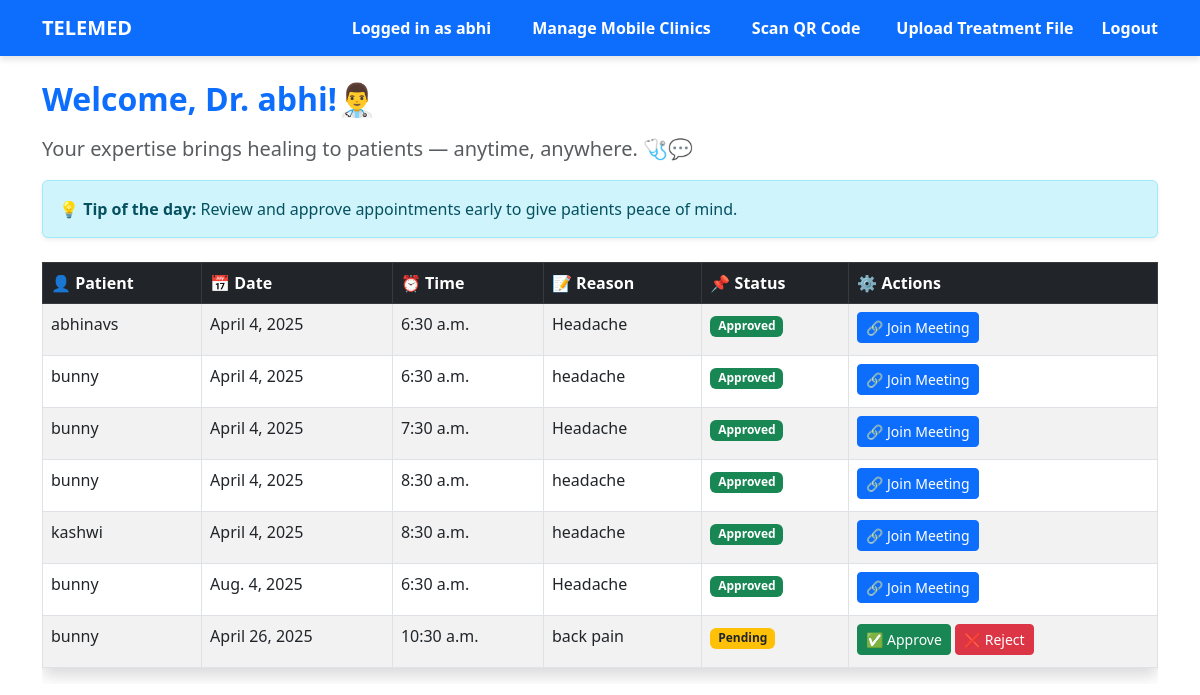
The page /dashboard/ (signed in) on the database its author committed.
### core/models.py (models this page shows)
class User(AbstractUser):
    user_type = models.CharField(max_length=10, choices=USER_TYPE)

class Appointment(models.Model):
    patient = models.ForeignKey(User, related_name='appointments', on_delete=models.CASCADE, limit_choices_to={'user_type': 'patient'})
    doctor = models.ForeignKey(User, related_name='consultations', on_delete=models.CASCADE, limit_choices_to={'user_type': 'hospital'})
    date = models.DateField()
    time = models.TimeField()
    reason = models.TextField()
    status = models.CharField(max_length=20, choices=[('Pending', 'Pending'), ('Approved', 'Approved'), ('Rejected', 'Rejected')], default='Pending')
    meeting_link = models.URLField(blank=True, null=True)
    created_at = models.DateTimeField(default=timezone.now)

### core/views.py (the view)
# urls.py: path('dashboard/', views.dashboard, name='dashboard'),
@login_required
def dashboard(request):
    if request.user.user_type == 'patient':
        appointments = Appointment.objects.filter(patient=request.user)
        my_requests = MobileClinicRequest.objects.filter(patient=request.user).order_by('-requested_at')
        return render(request, 'core/patient_dashboard.html', {
            'appointments': appointments,
            'my_requests': my_requests
        })
    else:
        appointments = Appointment.objects.filter(doctor=request.user)
        return render(request, 'core/doctor_dashboard.html', {'appointments': appointments})

### core/templates/core/doctor_dashboard.html
{% extends 'base.html' %}
{% block content %}
<h2 class="mb-3 fw-bold text-primary"> Welcome, Dr. {{ request.user.username }}!👨‍⚕️</h2>
<p class="lead text-muted">Your expertise brings healing to patients — anytime, anywhere. 🩺💬</p>
<div class="alert alert-info shadow-sm rounded">
  <strong>💡 Tip of the day:</strong> Review and approve appointments early to give patients peace of mind.
</div>
<div class="table-responsive mt-4">
  <table class="table table-hover table-striped table-bordered rounded shadow">
    <thead class="table-dark">
      <tr>
        <th>👤 Patient</th>
        <th>📅 Date</th>
        <th>⏰ Time</th>
        <th>📝 Reason</th>
        <th>📌 Status</th>
        <th>⚙️ Actions</th>
      </tr>
    </thead>
    <tbody>
      {% for appointment in appointments %}
      <tr>
        <td>{{ appointment.patient.username }}</td>
        <td>{{ appointment.date }}</td>
        <td>{{ appointment.time }}</td>
        <td>{{ appointment.reason }}</td>
        <td>
          {% if appointment.status == 'Pending' %}
            <span class="badge bg-warning text-dark">Pending</span>
          {% elif appointment.status == 'Approved' %}
            <span class="badge bg-success">Approved</span>
          {% elif appointment.status == 'Rejected' %}
            <span class="badge bg-danger">Rejected</span>
          {% else %}
            <span class="badge bg-secondary">Unknown</span>
          {% endif %}
        </td>
        <td>
          {% if appointment.status == 'Pending' %}
            <a href="{% url 'update_status' appointment.id 'Approved' %}" class="btn btn-sm btn-success mb-1">✅ Approve</a>
            <a href="{% url 'update_status' appointment.id 'Rejected' %}" class="btn btn-sm btn-danger mb-1">❌ Reject</a>
          {% elif appointment.status == 'Approved' %}
            {% if appointment.meeting_link %}
              <a href="{{ appointment.meeting_link }}" class="btn btn-sm btn-primary mb-1" target="_blank">🔗 Join Meeting</a>
            {% else %}
              <span class="text-warning fw-bold">⚠️ Meeting link not generated</span>
            {% endif %}
          {% elif appointment.status == 'Rejected' %}
            <span class="text-danger">❌ Rejected</span>
          {% endif %}
        </td>
      </tr>
      {% empty %}
      <tr>
        <td colspan="6" class="text-center text-muted">No appointment requests.</td>
      </tr>
      {% endfor %}
    </tbody>
  </table>
</div>
{% endblock %}

### core/templates/base.html (shortened to what this page needs)
<!DOCTYPE html>
<html lang="en">
<head>
    <link href="https://cdn.jsdelivr.net/npm/bootstrap@5.3.0/dist/css/bootstrap.min.css" rel="stylesheet">
    <link rel="stylesheet" href="https://cdnjs.cloudflare.com/ajax/libs/animate.css/4.1.1/animate.min.css"/>
</head>
<body>
<nav class="navbar navbar-expand-lg navbar-dark bg-primary mb-4">
    <div class="container">
        <a class="navbar-brand" href="{% url 'dashboard' %}">TELEMED</a>
        <div class="collapse navbar-collapse">
            <ul class="navbar-nav ms-auto">
                {% if user.is_authenticated %}
<li class="nav-item">
    <a id="l" class="nav-link" href="#">Logged in as {{ user.username }}</a>
</li>
<li class="nav-item">
{% if user.user_type == 'patient' %}
    <a id="l" class="btn btn-outline-primary" href="{% url 'book_mobile_clinic' %}">Book Mobile Clinic</a>
{% elif user.user_type == 'hospital' %}
    <a id="l" class="btn btn-outline-primary" href="{% url 'manage_mobile_clinic' %}">Manage Mobile Clinics</a>
{% endif %}
</li>
{% if request.user.user_type == 'hospital' %}
  <li class="nav-item">
    <a id="l" class="nav-link" href="{% url 'scan_qr_view' %}">Scan QR Code</a>
  </li>
  <li class="nav-item">
    <a id="l" class="nav-link" href="{% url 'upload_treatment_file' %}">Upload Treatment File</a>
  </li>
{% endif %}
<li class="nav-item">
    <form method="post" action="{% url 'logout' %}">
        <button type="submit" id="l" class="nav-link btn btn-link" style="padding: 0; border: none; background: none;">
            Logout
        </button>
    </form>
</li>
{% endif %}
            </ul>
        </div>
    </div>
</nav>
<div class="container">
    {% block content %}{% endblock %}
</div>
</body>
</html>

### core/templates/base.html (style rules this page uses)
nav { background-color: #007bff; padding: 10px 20px; box-shadow: 0 4px 6px rgba(0, 0, 0, 0.1); }
nav ul { margin: 0; padding: 0; list-style: none; display: flex; justify-content: flex-end; align-items: center; gap: 20px; }
nav ul li { display: inline-block; }
nav ul li a { color: white; text-decoration: none; padding: 8px 12px; border-radius: 6px; font-weight: 500; transition: background 0.3s ease; }
.navbar-brand { font-weight:bold; }
#l { font-weight:bold; color:white; }

### rows shown on the page
User: username "abhi", user.username "abhi"
Appointment: patient.username "abhinavs", date "April 4, 2025", time "6:30 a.m.", reason "Headache", status "Approved"
Appointment: patient.username "bunny", date "April 4, 2025", time "6:30 a.m.", reason "headache", status "Approved"
Appointment: patient.username "bunny", date "April 4, 2025", time "7:30 a.m.", reason "Headache", status "Approved"
Appointment: patient.username "bunny", date "April 4, 2025", time "8:30 a.m.", reason "headache", status "Approved"
Appointment: patient.username "kashwi", date "April 4, 2025", time "8:30 a.m.", reason "headache", status "Approved"
Appointment: patient.username "bunny", date "Aug. 4, 2025", time "6:30 a.m.", reason "Headache", status "Approved"
Appointment: patient.username "bunny", date "April 26, 2025", time "10:30 a.m.", reason "back pain", status "Pending"
